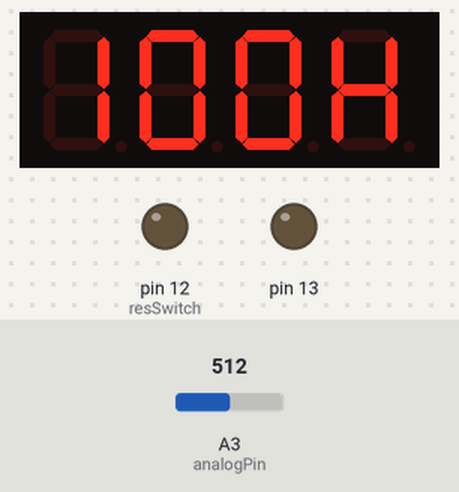
The sketch below on a simulated Arduino Uno, built with avr-gcc and run on an emulated ATmega328P. Parts: 4-digit seven-segment display, output pins drawn as LEDs (lit = HIGH). Wiring (inferred from the names in the program): 4-digit 7-segment display, segments lit when LOW: segments A1, pin 3, pin 4, pin 5, A0, pin 7, pin 8, pin 2; digit selects pin 11, pin 10, pin 9, pin 6. Inputs (shaded band) come from the test bench; at power-on: A3 (analogPin) = 512. The segment pins are drawn as the display they are named for; pins used as bus, display or sensor lines are not drawn.

Above: at 1.2 s.
1.3 s: A3 (analogPin) set to 25
At 2.5 s:
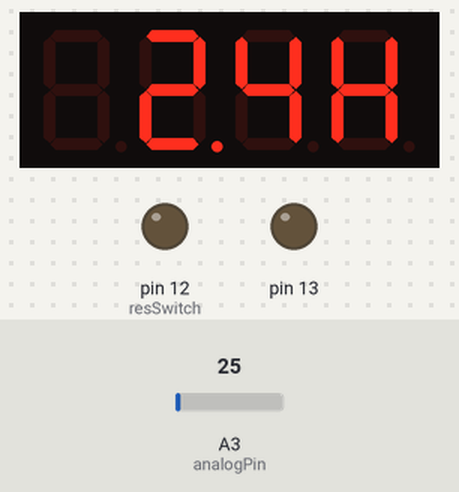
2.8 s: A3 (analogPin) set to 22
At 3.6 s:
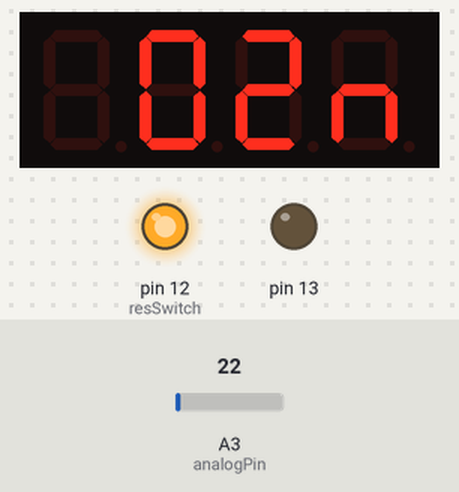
4.3 s: A3 (analogPin) set to 957
At 4.8 s:
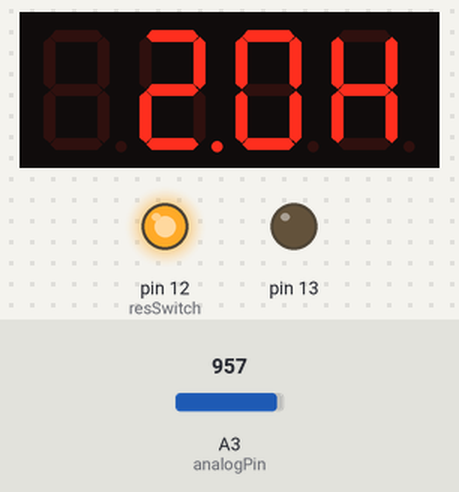
5.8 s: A3 (analogPin) set to 986
At 7.0 s:
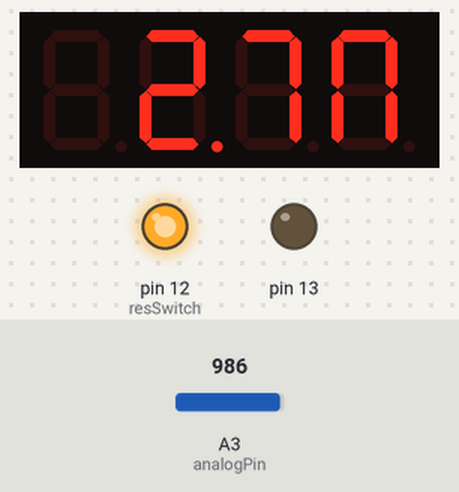
7.3 s: A3 (analogPin) set to 1002
At 8.3 s:
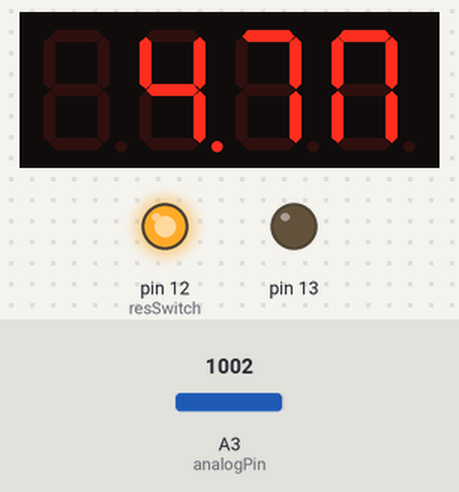
8.8 s: A3 (analogPin) set to 1014
At 9.4 s:
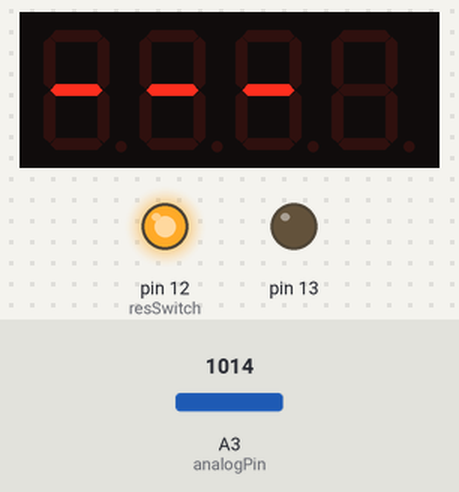
Timing chart, 0 to 11.3 s (numbered marks = the images above; inputs shaded):
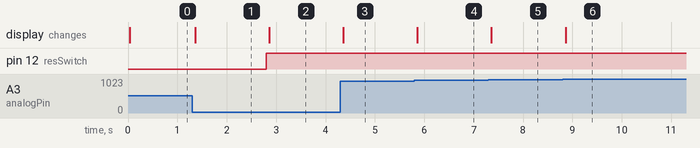

The sketch:

_7seg.ino
```cpp
/*
 This is an example of how to drive a 7 segment LED display from an ATmega without the use of current limiting resistors.
 This technique is very common but requires some knowledge of electronics - you do run the risk of dumping too
 much current through the segments and burning out parts of the display. If you use the stock code you should be ok, but
 be careful editing the brightness values.

 This code should work with all colors (red, blue, yellow, green) but the brightness will vary from one color to the next
 because the forward voltage drop of each color is different. This code was written and calibrated for the red color.

 This code will work with most Arduinos but you may want to re-route some of the pins.

 7 segments
 4 digits
 1 colon
 =
 12 pins required for full control

 */

#define SEGMENT_ON  LOW
#define SEGMENT_OFF HIGH

int digit1 = 11; //PWM Display pin 1
int digit2 = 10; //PWM Display pin 2
int digit3 = 9; //PWM Display pin 6
int digit4 = 6; //PWM Display pin 8

int segA = A1; //Display pin 14
int segB = 3; //Display pin 16
int segC = 4; //Display pin 13
int segD = 5; //Display pin 3
int segE = A0; //Display pin 5
int segF = 7; //Display pin 11
int segG = 8; //Display pin 15
int segDP = 2; //Display pin 7

int state;

volatile int res_value;
volatile int res_mult;

// voltage_divider part
int analogPin = 3;
int resSwitch = 12;

int val = 0;                           // variable to store the value read
float volt = 0.0;
float valR1 = 0.0;
float valR2 = 0.0;

float valUt = 4.92;                    // exact value of the 5V on the board
float R2Hmes = 100000.0 + 100.0;       // measured values of R
float R2Lmes = 100.0 + 35.0;           // add internal resistance
float prevValR1 = 0.0;
int valid = 0;

void setup() {
  //Serial.begin(9600);                  //  setup serial
  //while (!Serial);

  pinMode(resSwitch, INPUT);
  valR2 = R2Hmes;
  res_value = 1;
  res_mult = 9;

  pinMode(segA, OUTPUT);
  pinMode(segB, OUTPUT);
  pinMode(segC, OUTPUT);
  pinMode(segD, OUTPUT);
  pinMode(segE, OUTPUT);
  pinMode(segF, OUTPUT);
  pinMode(segG, OUTPUT);
  pinMode(segDP, OUTPUT);

  pinMode(digit1, OUTPUT);
  pinMode(digit2, OUTPUT);
  pinMode(digit3, OUTPUT);
  pinMode(digit4, OUTPUT);

  pinMode(13, OUTPUT);

  // Configure Timer0 to display digits every 10ms (100Hz)
  // more info here: http://www.instructables.com/id/Arduino-Timer-Interrupts/
  cli();//stop interrupts
  //set timer0 interrupt at 100Hz
  TCCR0A = 0;// set entire TCCR0A register to 0
  TCCR0B = 0;// same for TCCR0B
  TCNT0  = 0;//initialize counter value to 0
  // set compare match register for 100hz increments
  OCR0A = 155;// = (16*10^6) / (100*1024) - 1 (must be <256)
  // turn on CTC mode
  TCCR0A |= (1 << WGM01);
  // Set CS01 and CS00 bits for 1024 prescaler
  TCCR0B |= (1 << CS02) | (1 << CS00);
  // enable timer compare interrupt
  TIMSK0 |= (1 << OCIE0A);
  sei();//allow interrupts

  // states for the state machine
  // more info here: http://hackaday.io/post/2774
  #define CALCULATE    1
  #define DISPLAY      2
  state = 1;

}

ISR(TIMER0_COMPA_vect){//timer0 interrupt 100Hz
  // toggle displayFlag
  state = DISPLAY;
}

void loop() {
  switch(state){
    case CALCULATE:
      val = analogRead(analogPin);         // read the input pin
      volt = val * valUt / 1024.0 ;        // convert to Volts
      //Serial.print(volt, 3);               // display on Serial with 3 decimals precision
      //Serial.println(" V");
      //Serial.print(valR2);
      //Serial.println(" = R2");
      valR1 = (float)valR2 * volt / (valUt - volt);    // calculate R1 value

      if (valR1 == prevValR1) {            // check if identical to previous value and increment "valid"
        valid++;
      } else {
        valid = 0;
      }
      prevValR1 = valR1;

      if (valid >= 3) {
        if (valR1 < 2350 && valR2 > 50000.0) {                    // check if R1 is inside the "precision" zone
          //Serial.println(" use lower R2");                      // and change R2 (+ reset valid) when needed.
          pinMode(resSwitch, OUTPUT);
          digitalWrite(resSwitch, HIGH);
          valR2 = R2Lmes;
          valid = 0;
        } else if (valR1 > 2350 && valR2 < 50000.0) {
          //Serial.println(" use higher R2");
          pinMode(resSwitch, INPUT);
          //digitalWrite(resSwitch, LOW);
          valR2 = R2Hmes;
          valid = 0;
        //} else {
        //  Serial.print(valR1);
        //  Serial.println(" Ohms");
        }
      }

      if (valid >= 3) {
        // transform R1 into res_value (2 digits) * 10^res_mult
        // check if R1 is infinite (open circuit)
        if (isinf(valR1) || valR1 > 10000000) {
          res_mult = 9;
        } else {
          res_mult = 0;
          //Serial.println(valR1 / 100);
          while((valR1 / 100) >= 1) {
            //Serial.println(valR1);
            valR1 /= 10;
            res_mult++;
          }
          //Serial.print("R1 =");
          //Serial.print(res_value);
          //Serial.print(" * 10^");
          //Serial.println(res_mult);

          // calculate the nomitaed value of the resistance,
          // knowing that error is 5% (standard)
          if (valR1 > 0 && valR1 <= 9.5) {
            res_value = valR1;
          } else if (valR1 > 9.5 && valR1 <= 10.5) {
            res_value = 10;
          } else if (valR1 > 10.5 && valR1 <= 11.55) {
            res_value = 11;
          } else if (valR1 > 11.55 && valR1 <= 12.6) {
            res_value = 12;
          } else if (valR1 > 12.6 && valR1 <= 13.65) {
            res_value = 13;
          } else if (valR1 > 13.65 && valR1 <= 15.75) {
            res_value = 15;
          } else if (valR1 > 15.75 && valR1 <= 16.8) {
            res_value = 16;
          } else if (valR1 > 16.8 && valR1 <= 18.9) {
            res_value = 18;
          } else if (valR1 > 18.9 && valR1 <= 21.0) {
            res_value = 20;
          } else if (valR1 > 21.0 && valR1 <= 23.1) {
            res_value = 22;
          } else if (valR1 > 23.1 && valR1 <= 25.2) {
            res_value = 24;
          } else if (valR1 > 25.2 && valR1 <= 28.35) {
            res_value = 27;
          } else if (valR1 > 28.35 && valR1 <= 31.5) {
            res_value = 30;
          } else if (valR1 > 31.5 && valR1 <= 37.8) {
            res_value = 36;
          } else if (valR1 > 37.8 && valR1 <= 40.95) {
            res_value = 39;
          } else if (valR1 > 40.95 && valR1 <= 45.15) {
            res_value = 43;
          } else if (valR1 > 45.15 && valR1 <= 49.35) {
            res_value = 47;
          } else if (valR1 > 49.35 && valR1 <= 53.55) {
            res_value = 51;
          } else if (valR1 > 53.55 && valR1 <= 58.8) {
            res_value = 56;
          } else if (valR1 > 58.8 && valR1 <= 65.1) {
            res_value = 62;
          } else if (valR1 > 65.1 && valR1 <= 71.4) {
            res_value = 68;
          } else if (valR1 > 71.4 && valR1 <= 78.75) {
            res_value = 75;
          } else if (valR1 > 78.75 && valR1 <= 86.1) {
            res_value = 82;
          } else if (valR1 > 86.1 && valR1 <= 95.55) {
            res_value = 91;
          } else if (valR1 > 95.55 && valR1 <= 100) {
            res_value = 1.1;
          }
        }
      }

      //
      //res_value = 277;
      //res_mult = 2; // multiplier on the form 10^x
    break;
    case DISPLAY:
      //
      displayNumber(res_value, res_mult);
    break;
    default:
    break;
  }


}

//Display brightness
//Each digit is on for a certain amount of microseconds
//Then it is off until we have reached a total of 10ms for the function call
//Let's assume each digit is on for 1000us
//If each digit is on for 1ms, there are 4 digits, so the display is off for 16ms.
//That's a ratio of 1ms to 16ms or 6.25% on time (PWM).
//Let's define a variable called brightness that varies from:
//5000 blindingly bright (15.7mA current draw per digit)
//2000 shockingly bright (11.4mA current draw per digit)
//1000 pretty bright (5.9mA)
//500 normal (3mA)
//200 dim but readable (1.4mA)
//50 dim but readable (0.56mA)
//5 dim but readable (0.31mA)
//1 dim but readable in dark (0.28mA)

void displayNumber(int res_value, int res_mult) {
  #define DISPLAY_BRIGHTNESS  500
  #define DIGIT_ON  HIGH
  #define DIGIT_OFF  LOW
  long beginTime = millis();

  //Correct the value to be displayed (those will have a decimal)
  switch(res_mult) {
    case 1:
      res_value *= 10;
      break;
    case 4:
      res_value *= 10;
      break;
  }

  //Turn off every digit, then turn on with assigned value
  for(int digit = 4 ; digit > 0 ; digit--) {
    lightNothing();
    //Turn on a digit for a short amount of time
    switch(digit) {
    case 1:
      digitalWrite(digit1, DIGIT_ON);
      break;
    case 2:
      digitalWrite(digit2, DIGIT_ON);
      break;
    case 3:
      digitalWrite(digit3, DIGIT_ON);
      break;
    case 4:
      digitalWrite(digit4, DIGIT_ON);
      break;
    }

    //Display the measure (Ohm, KOhm, or MOhm), and the DecimalPoint
    switch(res_mult) {
    case 0:
      if (digit == 4) lightOhm();
      break;
    case 1:
      if (digit == 4) lightOhm();
      break;
    case 2:
      if (digit == 4) lightK();
      if (digit == 2) lightDP();
      break;
    case 3:
      if (digit == 4) lightK();
      break;
    case 4:
      if (digit == 4) lightK();
      break;
    case 5:
      if (digit == 4) lightM();
      if (digit == 2) lightDP();
      break;
    }

    //Display every digit (3 digits) of the res_value
    if (digit != 4){
      if (res_mult == 9) {
        lightIdle();
      } else if (digit == 1 && res_value % 10 == 0) {      // TO BE CHECKED !!!
        lightNothing();
      } else {
        lightNumber(res_value % 10);
      }
      res_value /= 10;
    }

    delayMicroseconds(DISPLAY_BRIGHTNESS); //Display this digit for a fraction of a second (between 1us and 5000us, 500 is pretty good)

    //Turn off all segments
    lightNothing();

    //Turn off all digits
    digitalWrite(digit1, DIGIT_OFF);
    digitalWrite(digit2, DIGIT_OFF);
    digitalWrite(digit3, DIGIT_OFF);
    digitalWrite(digit4, DIGIT_OFF);
  }
  state = CALCULATE;
}


void lightDP() {
  digitalWrite(segDP, SEGMENT_ON);
}

void lightNothing() {
  digitalWrite(segA, SEGMENT_OFF);
  digitalWrite(segB, SEGMENT_OFF);
  digitalWrite(segC, SEGMENT_OFF);
  digitalWrite(segD, SEGMENT_OFF);
  digitalWrite(segE, SEGMENT_OFF);
  digitalWrite(segF, SEGMENT_OFF);
  digitalWrite(segG, SEGMENT_OFF);
  digitalWrite(segDP, SEGMENT_OFF);
}

void lightIdle() {
  digitalWrite(segA, SEGMENT_OFF);
  digitalWrite(segB, SEGMENT_OFF);
  digitalWrite(segC, SEGMENT_OFF);
  digitalWrite(segD, SEGMENT_OFF);
  digitalWrite(segE, SEGMENT_OFF);
  digitalWrite(segF, SEGMENT_OFF);
  digitalWrite(segG, SEGMENT_ON);
  digitalWrite(segDP, SEGMENT_OFF);
}

void lightOhm() {
  digitalWrite(segA, SEGMENT_OFF);
  digitalWrite(segB, SEGMENT_OFF);
  digitalWrite(segC, SEGMENT_ON);
  digitalWrite(segD, SEGMENT_OFF);
  digitalWrite(segE, SEGMENT_ON);
  digitalWrite(segF, SEGMENT_OFF);
  digitalWrite(segG, SEGMENT_ON);
  digitalWrite(segDP, SEGMENT_OFF);
}

void lightK() {
  digitalWrite(segA, SEGMENT_OFF);
  digitalWrite(segB, SEGMENT_ON);
  digitalWrite(segC, SEGMENT_ON);
  digitalWrite(segD, SEGMENT_OFF);
  digitalWrite(segE, SEGMENT_ON);
  digitalWrite(segF, SEGMENT_ON);
  digitalWrite(segG, SEGMENT_ON);
  digitalWrite(segDP, SEGMENT_OFF);
}

void lightM() {
  digitalWrite(segA, SEGMENT_ON);
  digitalWrite(segB, SEGMENT_ON);
  digitalWrite(segC, SEGMENT_ON);
  digitalWrite(segD, SEGMENT_OFF);
  digitalWrite(segE, SEGMENT_ON);
  digitalWrite(segF, SEGMENT_ON);
  digitalWrite(segG, SEGMENT_OFF);
  digitalWrite(segDP, SEGMENT_OFF);
}

//Given a number, turns on those segments
void lightNumber(int numberToDisplay) {

  switch (numberToDisplay){

  case 0:
    digitalWrite(segA, SEGMENT_ON);
    digitalWrite(segB, SEGMENT_ON);
    digitalWrite(segC, SEGMENT_ON);
    digitalWrite(segD, SEGMENT_ON);
    digitalWrite(segE, SEGMENT_ON);
    digitalWrite(segF, SEGMENT_ON);
    digitalWrite(segG, SEGMENT_OFF);
    break;

  case 1:
    digitalWrite(segA, SEGMENT_OFF);
    digitalWrite(segB, SEGMENT_ON);
    digitalWrite(segC, SEGMENT_ON);
    digitalWrite(segD, SEGMENT_OFF);
    digitalWrite(segE, SEGMENT_OFF);
    digitalWrite(segF, SEGMENT_OFF);
    digitalWrite(segG, SEGMENT_OFF);
    break;

  case 2:
    digitalWrite(segA, SEGMENT_ON);
    digitalWrite(segB, SEGMENT_ON);
    digitalWrite(segC, SEGMENT_OFF);
    digitalWrite(segD, SEGMENT_ON);
    digitalWrite(segE, SEGMENT_ON);
    digitalWrite(segF, SEGMENT_OFF);
    digitalWrite(segG, SEGMENT_ON);
    break;

  case 3:
    digitalWrite(segA, SEGMENT_ON);
    digitalWrite(segB, SEGMENT_ON);
    digitalWrite(segC, SEGMENT_ON);
    digitalWrite(segD, SEGMENT_ON);
    digitalWrite(segE, SEGMENT_OFF);
    digitalWrite(segF, SEGMENT_OFF);
    digitalWrite(segG, SEGMENT_ON);
    break;

  case 4:
    digitalWrite(segA, SEGMENT_OFF);
    digitalWrite(segB, SEGMENT_ON);
    digitalWrite(segC, SEGMENT_ON);
    digitalWrite(segD, SEGMENT_OFF);
    digitalWrite(segE, SEGMENT_OFF);
    digitalWrite(segF, SEGMENT_ON);
    digitalWrite(segG, SEGMENT_ON);
    break;

  case 5:
    digitalWrite(segA, SEGMENT_ON);
    digitalWrite(segB, SEGMENT_OFF);
    digitalWrite(segC, SEGMENT_ON);
    digitalWrite(segD, SEGMENT_ON);
    digitalWrite(segE, SEGMENT_OFF);
    digitalWrite(segF, SEGMENT_ON);
    digitalWrite(segG, SEGMENT_ON);
    break;

  case 6:
    digitalWrite(segA, SEGMENT_ON);
    digitalWrite(segB, SEGMENT_OFF);
    digitalWrite(segC, SEGMENT_ON);
    digitalWrite(segD, SEGMENT_ON);
    digitalWrite(segE, SEGMENT_ON);
    digitalWrite(segF, SEGMENT_ON);
    digitalWrite(segG, SEGMENT_ON);
    break;

  case 7:
    digitalWrite(segA, SEGMENT_ON);
    digitalWrite(segB, SEGMENT_ON);
    digitalWrite(segC, SEGMENT_ON);
    digitalWrite(segD, SEGMENT_OFF);
    digitalWrite(segE, SEGMENT_OFF);
    digitalWrite(segF, SEGMENT_OFF);
    digitalWrite(segG, SEGMENT_OFF);
    break;

  case 8:
    digitalWrite(segA, SEGMENT_ON);
    digitalWrite(segB, SEGMENT_ON);
    digitalWrite(segC, SEGMENT_ON);
    digitalWrite(segD, SEGMENT_ON);
    digitalWrite(segE, SEGMENT_ON);
    digitalWrite(segF, SEGMENT_ON);
    digitalWrite(segG, SEGMENT_ON);
    break;

  case 9:
    digitalWrite(segA, SEGMENT_ON);
    digitalWrite(segB, SEGMENT_ON);
    digitalWrite(segC, SEGMENT_ON);
    digitalWrite(segD, SEGMENT_ON);
    digitalWrite(segE, SEGMENT_OFF);
    digitalWrite(segF, SEGMENT_ON);
    digitalWrite(segG, SEGMENT_ON);
    break;
  }

}
```

Measured:
- the behaviour switches between 24 and 23 on A3 (analogPin) (found by bisection; images 1 and 2)
- the behaviour switches between 968 and 969 on A3 (analogPin) (found by bisection; images 3 and 4)
- the behaviour switches between 1013 and 1014 on A3 (analogPin) (found by bisection; images 5 and 6)
- after the input at 1.3 s, the display: changes after 0.06 s (image 1)
- after the input at 2.8 s, pin 12 (resSwitch): LOW → HIGH at once; the display: changes after 0.06 s (image 2)
- after the input at 4.3 s, the display: changes after 0.06 s (image 3)
- after the input at 5.8 s, the display: changes after 0.06 s (image 4)
- after the input at 7.3 s, the display: changes after 0.06 s (image 5)
- after the input at 8.8 s, the display: changes after 0.06 s (image 6)
